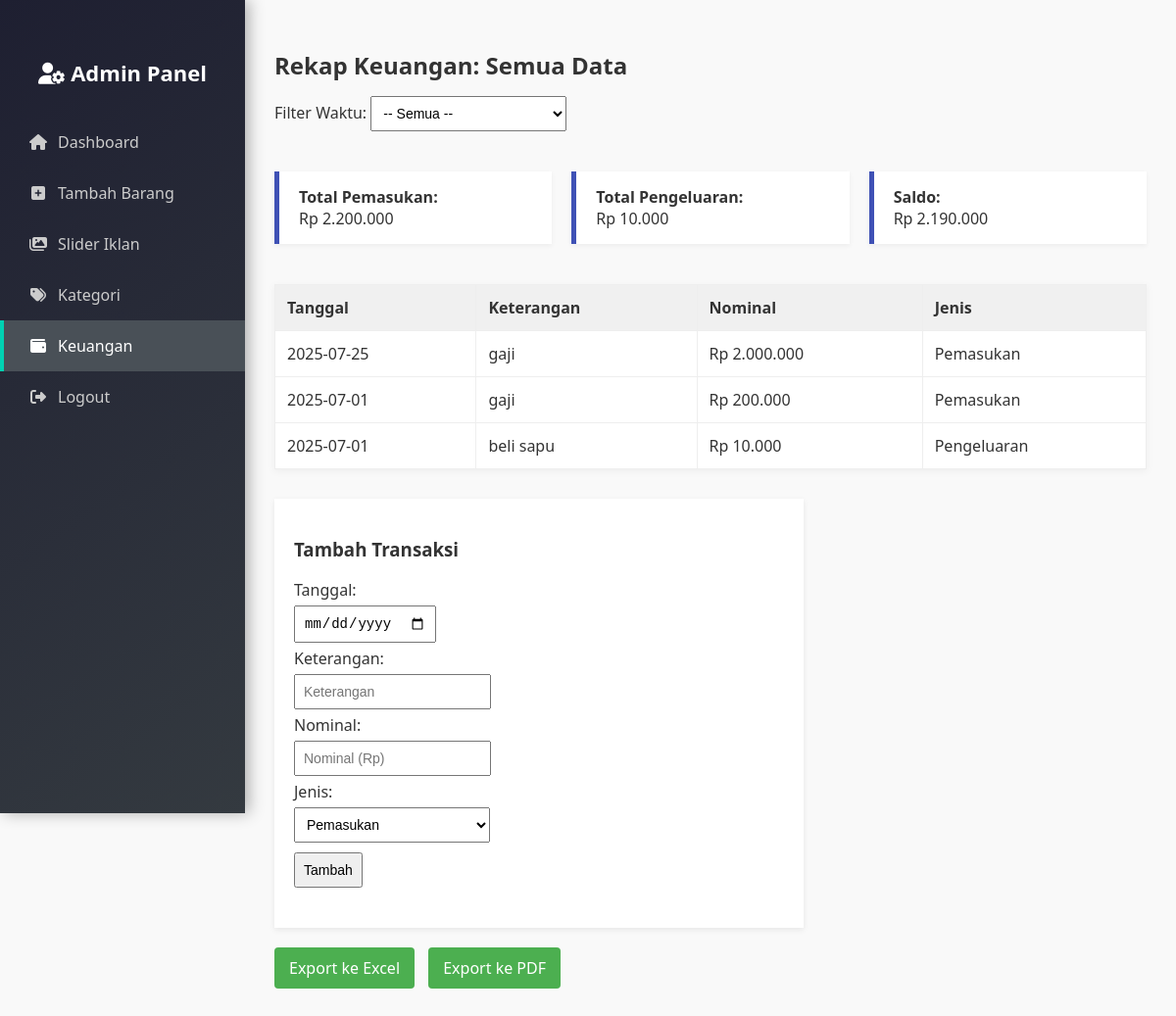
The page /keuangan.php on the database its author committed.
### tables this page shows
CREATE TABLE `keuangan` (
  `id` int(11) NOT NULL,
  `tanggal` date NOT NULL,
  `keterangan` varchar(255) DEFAULT NULL,
  `nominal` double NOT NULL,
  `jenis` enum('pemasukan','pengeluaran') NOT NULL
);

### keuangan.php (the view, shortened to what this page needs)
<?php
include 'inc/db.php';
include 'inc/sidebar.php';
$where = "";
$filter_label = "Semua Data";
$total_masuk = mysqli_fetch_assoc(mysqli_query($conn, "SELECT SUM(nominal) AS total FROM keuangan WHERE jenis = 'pemasukan' " . ($where ? "AND " . substr($where, 6) : "")))['total'] ?? 0;
$total_keluar = mysqli_fetch_assoc(mysqli_query($conn, "SELECT SUM(nominal) AS total FROM keuangan WHERE jenis = 'pengeluaran' " . ($where ? "AND " . substr($where, 6) : "")))['total'] ?? 0;
$saldo = $total_masuk - $total_keluar;
$data = mysqli_query($conn, "SELECT * FROM keuangan $where ORDER BY tanggal DESC");
?>
<!DOCTYPE html>
<html lang="id">
<head>
</head>
<body>
    <div class="main-content">
        <h2>Rekap Keuangan: <?= $filter_label ?></h2>
        <form method="GET" action="">
            <label>Filter Waktu: </label>
            <select name="filter" onchange="this.form.submit()">
                <option value="">-- Semua --</option>
            </select>
        </form>
        <div class="rekap">
            <p><strong>Total Pemasukan:</strong><br>Rp <?= number_format($total_masuk, 0, ',', '.') ?></p>
            <p><strong>Total Pengeluaran:</strong><br>Rp <?= number_format($total_keluar, 0, ',', '.') ?></p>
            <p><strong>Saldo:</strong><br>Rp <?= number_format($saldo, 0, ',', '.') ?></p>
        </div>
        <table>
            <tr>
                <th>Tanggal</th>
                <th>Keterangan</th>
                <th>Nominal</th>
                <th>Jenis</th>
            </tr>
            <?php while ($row = mysqli_fetch_assoc($data)) : ?>
            <tr>
                <td><?= $row['tanggal'] ?></td>
                <td><?= htmlspecialchars($row['keterangan']) ?></td>
                <td>Rp <?= number_format($row['nominal'], 0, ',', '.') ?></td>
                <td><?= ucfirst($row['jenis']) ?></td>
            </tr>
            <?php endwhile; ?>
        </table>
        <div class="form">
            <h3>Tambah Transaksi</h3>
            <form action="tambah_keuangan.php" method="POST">
                <label>Tanggal:</label><br>
                <input type="date" name="tanggal" required><br>
                <label>Keterangan:</label><br>
                <input type="text" name="keterangan" placeholder="Keterangan" required><br>
                <label>Nominal:</label><br>
                <input type="number" name="nominal" placeholder="Nominal (Rp)" required><br>
                <label>Jenis:</label><br>
                <select name="jenis">
                    <option value="pemasukan">Pemasukan</option>
                </select><br>
                <button type="submit">Tambah</button>
            </form>
        </div>
        <div class="export-buttons">
            <a href="export_excel.php?filter=<?= $_GET['filter'] ?? 'semua' ?>" target="_blank">Export ke Excel</a>
            <a href="export_pdf.php?filter=<?= $_GET['filter'] ?? 'semua' ?>" target="_blank">Export ke PDF</a>
        </div>
    </div>
</body>
</html>

### inc/sidebar.php (style rules this page uses)
body { margin: 0; font-family: 'Segoe UI', sans-serif; background-color: #f4f6f8; }
.main-content { margin-left: 250px; padding: 25px; }

### keuangan.php (style rules this page uses)
body { font-family: 'Segoe UI', sans-serif; margin: 0; padding: 0; background: #f9f9f9; color: #333; }
.main-content { padding: 30px; margin-left: 250px; }
h2 { margin-bottom: 10px; }
.rekap { display: flex; gap: 20px; flex-wrap: wrap; margin-top: 20px; }
.rekap p { background: #fff; padding: 15px 20px; border-left: 5px solid #3f51b5; box-shadow: 0 2px 5px rgba(0,0,0,0.05); flex: 1; min-width: 200px; }
select, input, button { padding: 8px; margin: 5px 0; font-size: 14px; }
form select { width: 200px; }
table { width: 100%; border-collapse: collapse; margin-top: 25px; background: #fff; box-shadow: 0 2px 8px rgba(0,0,0,0.05); }
th, td { border: 1px solid #eee; padding: 12px; text-align: left; }
th { background: #f0f0f0; }
.form { margin-top: 30px; background: #fff; padding: 20px; max-width: 500px; box-shadow: 0 2px 6px rgba(0,0,0,0.08); }
.export-buttons { margin-top: 20px; }
.export-buttons a { display: inline-block; background: #4CAF50; color: #fff; padding: 10px 15px; text-decoration: none; margin-right: 10px; border-radius: 4px; }

### rows shown on the page
keuangan: tanggal "2025-07-25", keterangan "gaji", nominal "2.000.000", jenis "Pemasukan"
keuangan: tanggal "2025-07-01", keterangan "gaji", nominal "200.000", jenis "Pemasukan"
keuangan: tanggal "2025-07-01", keterangan "beli sapu", nominal "10.000", jenis "Pengeluaran"

### other values the page prints
$filter_label "Semua Data"
$total_masuk "2.200.000"
$total_keluar "10.000"
$saldo "2.190.000"
